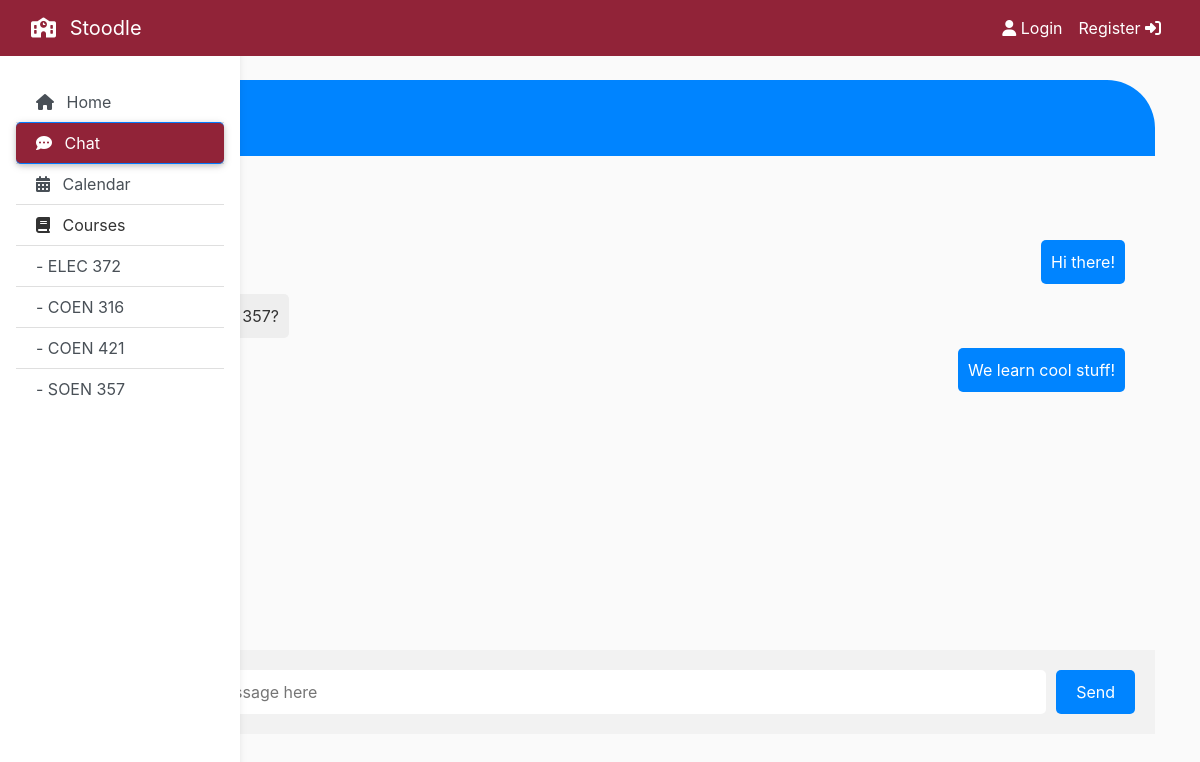
Page /chat on the committed database.
### flaskapp/models.py (models this page shows, shortened)
class Course(db.Model):
    id = db.Column(db.Integer, primary_key=True)
    name = db.Column(db.String(16), unique=True, nullable=False)
    teacher = db.Column(db.String(64), nullable=False)
    assignments = db.relationship('Assignment', backref='course', lazy=True)
    lectures = db.relationship('Lecture', backref='course', lazy=True)

### flaskapp/routes.py (the view)
@app.route("/chat")
def chat():
    courseNames = getCourseNames(Course.query.all())
    return render_template('chat.html', title='Chat', courseNames=courseNames)

### flaskapp/routes.py (called while the page is built)
def getCourseNames(courses):
    courseNames = []
    for course in courses:
        courseNames.append(course.name)
    return courseNames

### flaskapp/templates/chat.html
{% extends "base.html" %} {% block content %}
<div class="chat-container">
  <div class="chat-header">Chat Page</div>
  <div class="chat-messages">
    <div class="message">Hello!</div>
    <div class="message me">Hi there!</div>
    <div class="message">how is SOEN 357?</div>
    <div class="message me">We learn cool stuff!</div>
  </div>
  <div class="chat-form">
    <input
      type="text"
      class="chat-input"
      placeholder="Type your message here"
    />
    <button class="chat-submit">Send</button>
  </div>
</div>
{% endblock content %}

### flaskapp/templates/base.html (shortened to what this page needs)
<!DOCTYPE html>
<html>
  <head>
    <link
      rel="stylesheet"
      href="https://maxcdn.bootstrapcdn.com/bootstrap/4.0.0/css/bootstrap.min.css"
    />
    <link
      rel="stylesheet"
      type="text/css"
      href="{{ url_for('static', filename='main.css') }}"
    />
  </head>
  <body>
    <header class="site-header">
      <nav class="navbar navbar-expand-md navbar-dark bg-steel fixed-top">
        <div class="container-fluid">
          <a class="navbar-brand mr-1" href="/">
            <i class="fas fa-school mr-2"></i>
            Stoodle</a
          >
          <div class="collapse navbar-collapse" id="navbarToggle">
            <div class="navbar-nav ml-auto">
              {% if current_user.is_authenticated %}
              <a class="nav-item nav-link mr-1" href="{{ url_for('account') }}">
                <i class="fa fa-user-secret mr-2" aria-hidden="true"></i>
                Account</a
              >
              <a class="nav-item nav-link" href="{{ url_for('logout') }}"
                >Logout
                <i class="fa fa-sign-out ml-2" aria-hidden="true"></i>
              </a>
              {% else %}
              <a class="nav-item nav-link" href="{{ url_for('login') }}">
                <i class="fa fa-user" aria-hidden="true"></i>
                Login</a
              >
              <a class="nav-item nav-link" href="{{ url_for('register') }}"
                >Register
                <i class="fa fa-sign-in" aria-hidden="true"></i>
              </a>
              {% endif %}
            </div>
          </div>
        </div>
      </nav>
    </header>
    <main role="main" class="container">
      <div class="row">
        <div class="position-sticky">
          <nav
            id="sidebarMenu"
            class="collapse d-lg-block sidebar collapse bg-white"
          >
            <div class="list-group list-group-flush mx-3 mt-4">
              <a
                href="{{ url_for('home') }}"
                class="list-group-item list-group-item-action py-2 ripple {% if not title %}active{% endif %}"
                aria-current="true"
              >
                <span>
                  <i class="fa fa-home mr-2" aria-hidden="true"></i> Home</span
                >
              </a>
              <a
                href="{{ url_for('chat') }}"
                class="list-group-item list-group-item-action py-2 ripple {% if title == 'Chat' %}active{% endif %}"
              >
                <span>
                  <i class="fa fa-commenting mr-2" aria-hidden="true"></i>
                  Chat</span
                >
              </a>
              <a
                href="{{ url_for('calendar') }}"
                class="list-group-item list-group-item-action py-2 ripple {% if title == 'Calendar' %}active{% endif %}"
              >
                <span>
                  <i class="fa fa-calendar mr-2" aria-hidden="true"></i>
                  Calendar</span
                >
              </a>
              <a class="list-group-item py-2">
                <span>
                  <i class="fa fa-book mr-2" aria-hidden="true"></i>
                  Courses</span
                >
				{% for course in courseNames %}
					<a href="{{ url_for('course', coursename=course) }}" class="list-group-item list-group-item-action py-2 ripple {% if title == course %}active{% endif %}">
						<span>- {{ course }}</span>
					</a>
				{% endfor %}
            </div>
          </nav>
        </div>
        <div class="container-fluid">
          {% block content %}{% endblock %}
        </div>
      </div>
    </main>
  </body>
</html>

### flaskapp/static/main.css (style rules this page uses)
body { background: #fafafa; color: #333333; margin-top: 5rem; }
.bg-steel { background-color: #912338; }
.site-header .navbar-nav .nav-link { color: #FFFFFF; }
.sidebar { position: fixed; top: 0; bottom: 0; left: 0; padding: 58px 0 0; box-shadow: 0 2px 5px 0 rgb(0 0 0 / 5%), 0 2px 10px 0 rgb(0 0 0 / 5%); width: 240px; z-index: 600; }
.sidebar .active { border-radius: 5px; box-shadow: 0 2px 5px 0 rgb(0 0 0 / 16%), 0 2px 10px 0 rgb(0 0 0 / 12%); background-color: #912338; }
.chat-container { display: flex; margin-left: 5%; flex-direction: column; height: 150%; }
.chat-header { display: flex; align-items: center; justify-content: space-between; padding: 20px; background-color: #0084ff; color: #fff; font-size: 24px; font-weight: bold; border-top-right-radius: 3rem; }
.chat-messages { flex: 1; display: flex; flex-direction: column; overflow-y: scroll; padding: 30px; }
.message { margin-bottom: 10px; padding: 10px; border-radius: 5px; max-width: 80%; align-self: flex-start; background-color: #eee; font-size: 16px; line-height: 1.5; }
.message.me { align-self: flex-end; background-color: #0084ff; color: #fff; }
.chat-form { display: flex; align-items: center; padding: 20px; background-color: #f2f2f2; }
.chat-input { flex: 1; padding: 10px; font-size: 16px; border: none; border-radius: 5px; margin-right: 10px; }
.chat-submit { padding: 10px 20px; background-color: #0084ff; color: #fff; border: none; border-radius: 5px; font-size: 16px; cursor: pointer; }

### rows in the picture
Course: name "ELEC 372"
Course: name "COEN 316"
Course: name "COEN 421"
Course: name "SOEN 357"
